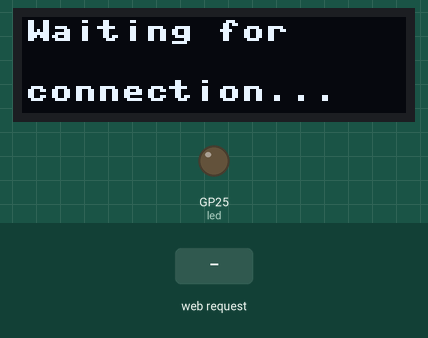
This program was run on a simulated Raspberry Pi Pico running MicroPython. On the bench: 128×32 one-colour display, output pins drawn as LEDs (lit = HIGH). The test bench sets the inputs (shaded band). WiFi joins after 1.5 s; the clock reads 2024-03-15 10:24:30 at power-on unless the program sets it; requests to the public web service named in the program get a made-up reply in its usual format after 0.4 s (London, UTC, broken clouds, 64 % humidity, 1013 hPa unless stated); library files of the repository ran but are not shown: ssd1306.py; what the program prints to the serial console is not drawn.

Above: at 1.2 s.
At 3.8 s:
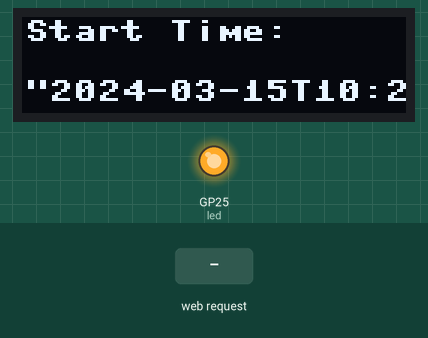
3.9 s: HTTP request GET / received
At 8.4 s:
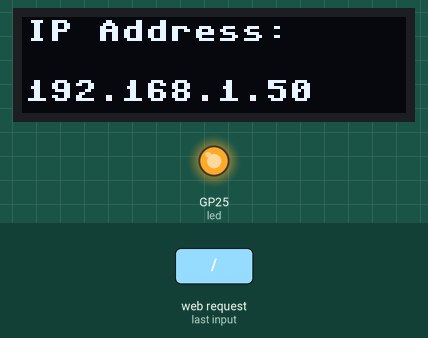
At 13.2 s:
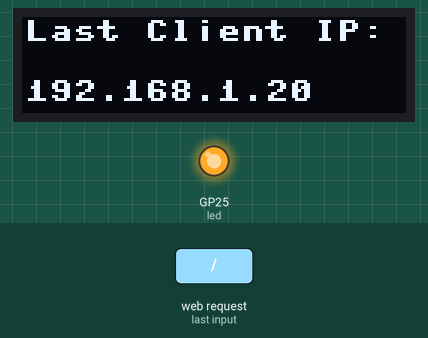
Timing chart, 0 to 14.7 s (numbered marks = the images above; inputs shaded):
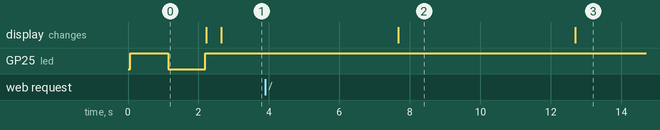

The program:

main.py
```python
from wificfg import ssid,password
import network
import socket
import time
import utime
from machine import Pin, I2C
from ssd1306 import SSD1306_I2C
n = 0
led = Pin('LED', Pin.OUT)

WIDTH  = 128                                            # oled display width
HEIGHT = 32                                             # oled display height

# I2C0 pin assignments
SCL = 5
SDA = 4

# Initialize I2C0, Scan and Debug print of SSD1306 I2C device address
i2c = I2C(0, scl=Pin(SCL), sda=Pin(SDA), freq=200000)
print("Device Address      : "+hex(i2c.scan()[0]).upper())

oled = SSD1306_I2C(WIDTH, HEIGHT, i2c)                  # Init oled display


ssid = ssid
password = password

wlan = network.WLAN(network.STA_IF)
wlan.active(True)
wlan.connect(ssid, password)

connectCount = 0

# Webserver
html = """<!DOCTYPE html>
<html>
    <head>
    <style>
        h1 {text-align: center;}
        p {text-align: center;}
        div {text-align: center;}
    </style>

    <title>PICO WEBSERVER</title> </head>

    <body background="PASTE IMAGE/GIF LINK HERE OR CHANGE COLOUR VALUE">

        <h1><p style = "font-family:monospace;font-size:32px;font-style:normal;color:#00FF00;">PICO WEBSERVER</p></h1>

        <p><p style = "font-family:monospace;font-size:16px;font-style:normal;color:#00FF00;">%s</p>

        <p><form action="https://soundcloud.com/search?q=" class="searchform" method="get" name="searchform" target="_blank"></p>
        <input name="sitesearch" type="hidden">
        <p><input autocomplete="on" class="form-control search" name="q" placeholder="Search" required="required"  type="text"></p>
        <p><button class="button" type="submit">Search SoundCloud</button></p>
        </form>

        <p><form action="https://www.google.com/search" class="searchform" method="get" name="searchform" target="_blank"></p>
        <input name="sitesearch" type="hidden">
        <p><input autocomplete="on" class="form-control search" name="q" placeholder="Search" required="required"  type="text"></p>
        <p><button class="button" type="submit">Search Google</button></p>
        </form>

        <h1><p style = "font-family:monospace;font-size:32px;font-style:normal;color:#00FF00;">ANDROID STUFF</p></h1>

        <p><a href="intent://com.android.settings/#Intent;scheme=android-app;end">OPEN SETTINGS</a></p>
        <p><a href="intent://com.sec.android.app.myfiles/#Intent;scheme=android-app;end">OPEN MY FILES</a></p>
        <p><a href="https://apkcombo.com/alliance-shield-app-manager/com.rrivenllc.shieldx/download/apk">DOWNLOAD ALLIANCE SHIELD</a></p>
        <p><a href="intent://com.rrivenllc.shieldx/#Intent;scheme=android-app;end">OPEN ALLIANCE SHIELD</a></p>

    </body>
</html>
"""

max_wait = 10
while max_wait > 0:
    if wlan.status() < 0 or wlan.status() >= 3:
        break
    max_wait -= 1
    oled.fill
    oled.text("Waiting for", 1, 1)
    oled.text("connection...", 1, 21)
    oled.show()
    print('waiting for connection...')
    # I really hope this just works the same as the LCD, dunno why it wouldn't...
    led.toggle()
    time.sleep_ms(50)

    time.sleep(1)

if wlan.status() != 3:
    oled.fill(0)
    oled.text("Connection", 1, 1)
    oled.text("failed", 1, 21)
    oled.show()
    raise RuntimeError('network connection failed')
else:
    led.toggle()
    oled.fill(0)
    oled.text("connected", 1, 1)
    oled.show()
    print('connected')
    status = wlan.ifconfig()
    print( 'ip = ' + status[0] )

addr = socket.getaddrinfo('0.0.0.0', 80)[0][-1]

s = socket.socket()
s.bind(addr)
s.listen(1)

# Get current time
import urequests
r = urequests.get('http://worldtimeapi.org/api/ip')
result = str(r.content)
startTime = result[int(result.find("datetime")) + 11:30 + result.find("datetime")]

print('Start Time', startTime)
print('listening on', addr)

# Listen for connections
while True:
    try:
        oled.fill(0)
        oled.text("Start Time:", 1, 1)
        oled.text(startTime, 1, 21)
        oled.show()
        utime.sleep(5)

        oled.fill(0)
        oled.text("IP Address:", 1, 1)
        oled.text(str(status[0]), 1, 21)
        oled.show()
        utime.sleep(5)

        cl, addr = s.accept()
        clientIP = addr[0]
        oled.fill(0)
        oled.text("Last Client IP:", 1, 1)
        oled.text(clientIP, 1, 21)
        oled.show()
        utime.sleep(5)
        print('client connected from', clientIP)
        request = cl.recv(1024)

        request = str(request)
        connectCount += 1
        countText = "This site has been accessed " + str(connectCount) + " times since " + startTime

        response = html % countText

        cl.send('HTTP/1.0 200 OK\r\nContent-type: text/html\r\n\r\n')
        cl.send(response)
        cl.close()

    except OSError as e:
        cl.close()
        print('connection closed')
```

wificfg.py
```python
ssid = 'ssid' # Enter your wifi name
password = 'password' # Enter your wifi password
```

Measured:
- after the input at 3.9 s, the display: first differs from a run without the input after 8.8 s (image 3)
- what the display in image 2 shows lasts 5.0 s, from 7.7 s to 12.7 s
